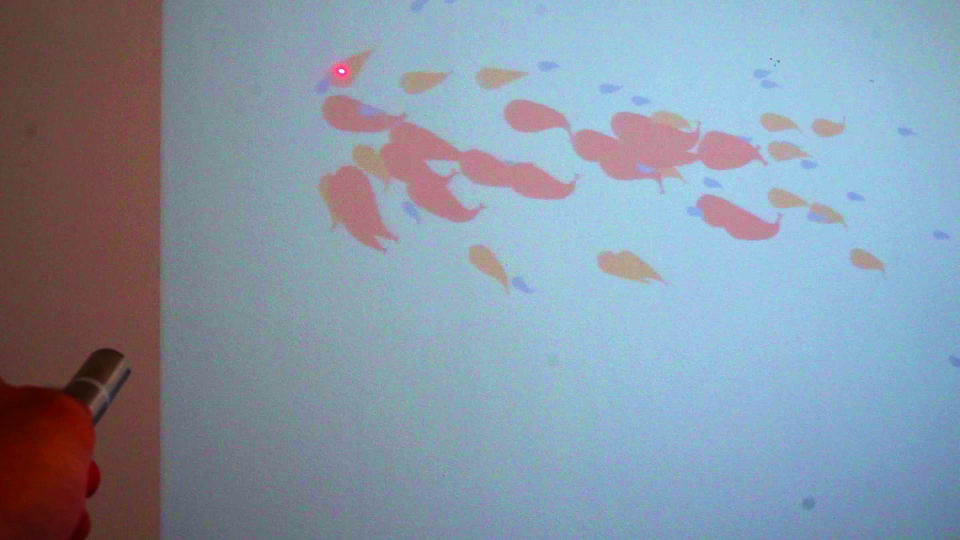
#> input picture vlcsnap-2022-10-17-19h23m38s985.png, 1920 x 1080 px, given in place of the camera (shown at 1/2 size)
$ python webcam_stuff.py
#> lines starting #> are read from the running program, lines starting #| are printed output that depends on the picture
import cv2
import numpy as np


cam = cv2.VideoCapture(1)

WIDTH, HEIGHT = 1920 // 4, 1080 // 4
src_pts = np.float32([[121, 141], [553, 144], [556, 401], [114, 397]])
dst_pts = np.float32([[0, 0], [WIDTH, 0], [WIDTH, HEIGHT], [0, HEIGHT]])
M = cv2.getPerspectiveTransform(src_pts, dst_pts)

while True:
    ret, frame = cam.read()
#> frame is the input picture: shape (1080, 1920, 3); mean B, G, R 166.3, 149.4, 135.9

    warped = cv2.warpPerspective(frame, M, (WIDTH, HEIGHT))
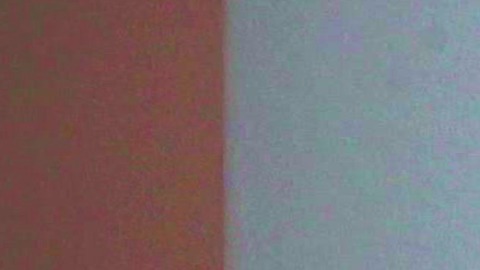
#> warped: shape (270, 480, 3); mean B, G, R 113.7, 110.9, 123
    lum = cv2.cvtColor(warped, cv2.COLOR_BGR2LAB)[:, :, 0]
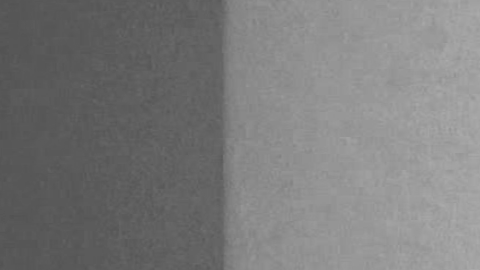
#> lum: shape (270, 480); min 82, max 171, mean 122.9
    _, mask = cv2.threshold(lum, 200, 255, cv2.THRESH_BINARY)
#> mask: shape (270, 480); every value is 0
    mask = cv2.morphologyEx(mask, cv2.MORPH_DILATE, cv2.getStructuringElement(cv2.MORPH_RECT, (10, 10)))
    contours, _ = cv2.findContours(mask, cv2.RETR_EXTERNAL, cv2.CHAIN_APPROX_SIMPLE)
#> contours = []
    if len(contours) > 0:
        contour = max(contours, key=lambda l: cv2.contourArea(l))
        mom = cv2.moments(contour)
        cX = int(mom["m10"] / mom["m00"])
        cY = int(mom["m01"] / mom["m00"])
        cv2.circle(warped, (cX, cY), 5, (255, 0, 0), -1)

    cv2.imshow("Result", frame)
    cv2.imshow("Warped", warped)
    key = cv2.waitKey(1)
#> (key q is pressed here)
    if key == ord('q'):
        break
    if key == ord(' '):
        cv2.imshow("Shoot", frame)
        cv2.imwrite('frame.png', warped)

cv2.destroyAllWindows()
